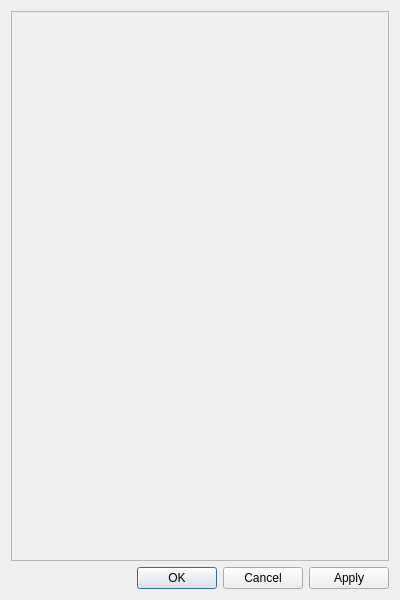
<?xml version="1.0" encoding="UTF-8"?>
<ui version="4.0">
 <class>ExpressionEditorWindow</class>
 <widget class="QWidget" name="ExpressionEditorWindow">
  <property name="windowModality">
   <enum>Qt::NonModal</enum>
  </property>
  <property name="geometry">
   <rect>
    <x>0</x>
    <y>0</y>
    <width>400</width>
    <height>600</height>
   </rect>
  </property>
  <property name="windowTitle">
   <string>Expression Editor</string>
  </property>
  <layout class="QGridLayout" name="gridLayout">
   <item row="0" column="0">
    <widget class="QScrollArea" name="scrollarea">
     <property name="widgetResizable">
      <bool>true</bool>
     </property>
     <widget class="QWidget" name="scrollarea_contents">
      <property name="geometry">
       <rect>
        <x>0</x>
        <y>0</y>
        <width>380</width>
        <height>545</height>
       </rect>
      </property>
     </widget>
    </widget>
   </item>
   <item row="1" column="0">
    <layout class="QHBoxLayout" name="buttonbox_layout">
     <item>
      <widget class="QDialogButtonBox" name="buttonbox">
       <property name="standardButtons">
        <set>QDialogButtonBox::Apply|QDialogButtonBox::Cancel|QDialogButtonBox::Ok</set>
       </property>
      </widget>
     </item>
    </layout>
   </item>
  </layout>
 </widget>
 <resources/>
 <connections/>
</ui>
